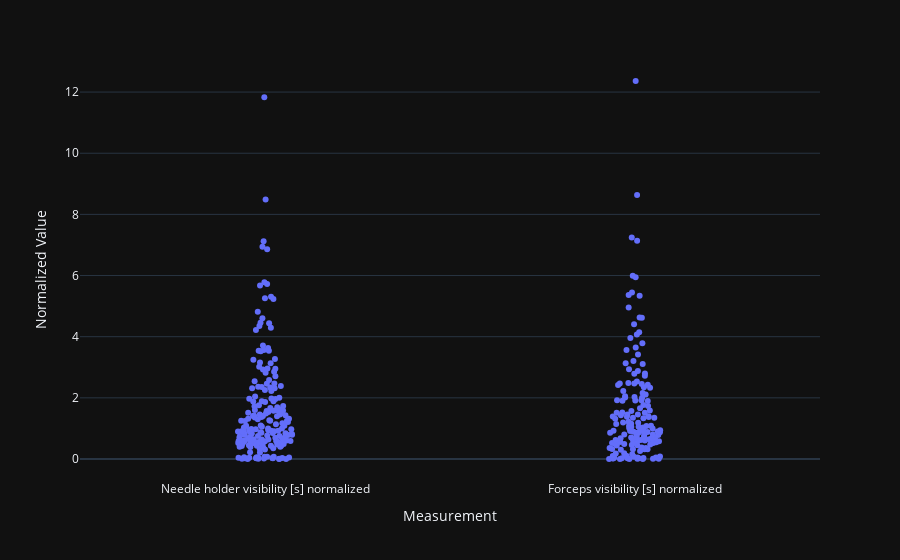

Notebook code for this chart:
### Code cell
px.strip(df_melted, x='Measurement', y='Normalized Value', 
             hover_data=[col + " normalized hover" for col in cols])

### Figure 1 — Plotly figure (JSON) as saved in the notebook; plotly's stock layout.template omitted (floating-point values rounded to 4 significant figures; data arrays with more than 128 entries replaced by an {"elided": "..."} marker saying what was removed)
{"data": [{"alignmentgroup": "True", "boxpoints": "all", "customdata": {"elided": "632x2 str values"}, "fillcolor": "rgba(255,255,255,0)", "hoveron": "points", "hovertemplate": "Measurement=%{x}<br>Normalized Value=%{y}<br>Needle holder visibility [s] normalized hover=%{customdata[0]}<br>Forceps visibility [s] normalized hover=%{customdata[1]}<extra></extra>", "legendgroup": "", "line": {"color": "rgba(255,255,255,0)"}, "marker": {"color": "#636efa"}, "name": "", "offsetgroup": "", "orientation": "v", "pointpos": 0, "showlegend": false, "x": {"elided": "632 str values"}, "x0": " ", "xaxis": "x", "y": {"elided": "632 float values"}, "y0": " ", "yaxis": "y", "type": "box"}], "layout": {"xaxis": {"anchor": "y", "domain": [0.0, 1.0], "title": {"text": "Measurement"}}, "yaxis": {"anchor": "x", "domain": [0.0, 1.0], "title": {"text": "Normalized Value"}}, "legend": {"tracegroupgap": 0}, "margin": {"t": 60}, "boxmode": "group"}}
